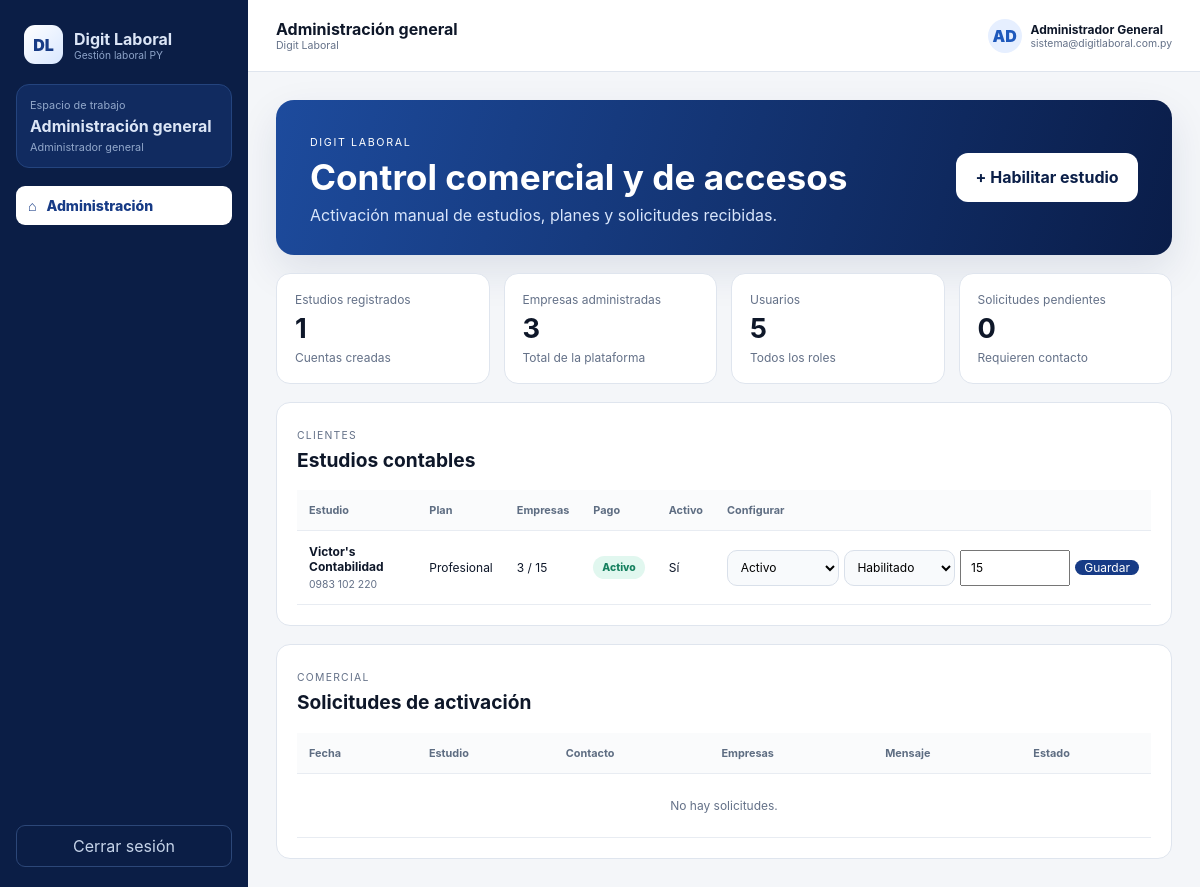
The page /admin (signed in) on the database its author committed.
### app/models.py (models this page shows)
class User(Base):
    __tablename__ = "users"
    id: Mapped[int] = mapped_column(primary_key=True)
    studio_id: Mapped[Optional[int]] = mapped_column(ForeignKey("studios.id"), nullable=True, index=True)
    company_id: Mapped[Optional[int]] = mapped_column(ForeignKey("companies.id"), nullable=True, index=True)
    full_name: Mapped[str] = mapped_column(String(160))
    email: Mapped[str] = mapped_column(String(180), unique=True, index=True)
    password_hash: Mapped[str] = mapped_column(String(300))
    role: Mapped[str] = mapped_column(String(40), default="auxiliar")
    active: Mapped[bool] = mapped_column(Boolean, default=True)
    must_change_password: Mapped[bool] = mapped_column(Boolean, default=True)
    last_login_at: Mapped[Optional[datetime]] = mapped_column(DateTime, nullable=True)
    created_at: Mapped[datetime] = mapped_column(DateTime, default=lambda: datetime.now(UTC))
    studio: Mapped[Optional[Studio]] = relationship(back_populates="users")
    company: Mapped[Optional["Company"]] = relationship(back_populates="users")

class Studio(Base):
    __tablename__ = "studios"
    id: Mapped[int] = mapped_column(primary_key=True)
    name: Mapped[str] = mapped_column(String(180), unique=True)
    ruc: Mapped[str] = mapped_column(String(40), default="")
    phone: Mapped[str] = mapped_column(String(60), default="")
    plan_name: Mapped[str] = mapped_column(String(80), default="Profesional")
    company_limit: Mapped[int] = mapped_column(Integer, default=15)
    active: Mapped[bool] = mapped_column(Boolean, default=True)
    payment_status: Mapped[str] = mapped_column(String(30), default="Activo")
    next_payment_at: Mapped[Optional[date]] = mapped_column(Date, nullable=True)
    created_at: Mapped[datetime] = mapped_column(DateTime, default=lambda: datetime.now(UTC))
    users: Mapped[list["User"]] = relationship(back_populates="studio")
    companies: Mapped[list["Company"]] = relationship(back_populates="studio", cascade="all, delete-orphan")

### app/main.py (the view)
@app.get("/admin", response_class=HTMLResponse)
def admin_dashboard(request: Request, user: User = Depends(require_roles("superadmin")), db: Session = Depends(get_db)):
    studios = list(db.scalars(select(Studio).order_by(Studio.created_at.desc())))
    requests_list = list(db.scalars(select(ActivationRequest).order_by(ActivationRequest.created_at.desc())))
    total_companies = db.scalar(select(func.count(Company.id))) or 0
    total_users = db.scalar(select(func.count(User.id))) or 0
    return render(request, "admin.html", db, user, studios=studios, requests_list=requests_list, total_companies=total_companies, total_users=total_users)

### app/templates/admin.html (shortened to what this page needs)
{% extends "base.html" %}
{% block page_name %}Administración general{% endblock %}
{% block content %}
<section class="control-hero"><div><span>DIGIT LABORAL</span><h1>Control comercial y de accesos</h1><p>Activación manual de estudios, planes y solicitudes recibidas.</p></div><button class="btn light-button" type="button" data-modal-open="studioModal">+ Habilitar estudio</button></section>
<section class="metrics-grid"><article><span>Estudios registrados</span><b>{{ studios|length }}</b><small>Cuentas creadas</small></article><article><span>Empresas administradas</span><b>{{ total_companies }}</b><small>Total de la plataforma</small></article><article><span>Usuarios</span><b>{{ total_users }}</b><small>Todos los roles</small></article><article><span>Solicitudes pendientes</span><b>{{ requests_list|selectattr('status','equalto','Pendiente')|list|length }}</b><small>Requieren contacto</small></article></section>
<section class="panel table-panel"><div class="panel-head"><div><span>CLIENTES</span><h2>Estudios contables</h2></div></div><div class="table-wrap"><table><thead><tr><th>Estudio</th><th>Plan</th><th>Empresas</th><th>Pago</th><th>Activo</th><th>Configurar</th></tr></thead><tbody>{% for item in studios %}<tr><td><b>{{ item.name }}</b><small class="table-sub">{{ item.phone or 'Sin teléfono' }}</small></td><td>{{ item.plan_name }}</td><td>{{ item.companies|length }} / {{ item.company_limit }}</td><td><span class="status-pill {{ item.payment_status|lower }}">{{ item.payment_status }}</span></td><td>{{ 'Sí' if item.active else 'No' }}</td><td><form method="post" action="/admin/studios/{{ item.id }}/status" class="status-form"><select name="payment_status"><option {{ 'selected' if item.payment_status == 'Activo' }}>Activo</option><option {{ 'selected' if item.payment_status == 'Pendiente' }}>Pendiente</option><option {{ 'selected' if item.payment_status == 'Suspendido' }}>Suspendido</option></select><select name="active"><option value="true" {{ 'selected' if item.active }}>Habilitado</option><option value="false" {{ 'selected' if not item.active }}>Deshabilitado</option></select><input class="small-number" type="number" name="company_limit" value="{{ item.company_limit }}" min="1"><button>Guardar</button></form></td></tr>{% else %}<tr><td colspan="6" class="empty-state">No hay estudios.</td></tr>{% endfor %}</tbody></table></div></section>
<section class="panel table-panel"><div class="panel-head"><div><span>COMERCIAL</span><h2>Solicitudes de activación</h2></div></div><div class="table-wrap"><table><thead><tr><th>Fecha</th><th>Estudio</th><th>Contacto</th><th>Empresas</th><th>Mensaje</th><th>Estado</th></tr></thead><tbody>{% for item in requests_list %}<tr><td>{{ item.created_at|fecha }}</td><td><b>{{ item.studio_name }}</b></td><td>{{ item.contact_name }}<small class="table-sub">{{ item.email }} · {{ item.phone }}</small></td><td>{{ item.estimated_companies }}</td><td>{{ item.message or '—' }}</td><td><form method="post" action="/admin/activation/{{ item.id }}/status" class="status-form"><select name="status"><option {{ 'selected' if item.status == 'Pendiente' }}>Pendiente</option><option {{ 'selected' if item.status == 'Contactado' }}>Contactado</option><option {{ 'selected' if item.status == 'Aprobado' }}>Aprobado</option><option {{ 'selected' if item.status == 'Rechazado' }}>Rechazado</option></select><button>Guardar</button></form></td></tr>{% else %}<tr><td colspan="6" class="empty-state">No hay solicitudes.</td></tr>{% endfor %}</tbody></table></div></section>
{% endblock %}

### app/templates/base.html (shortened to what this page needs)
<!doctype html>
<html lang="es">
<head>
  <link rel="stylesheet" href="{{ url_for('static', path='app.css') }}">
</head>
<body class="{% if user %}app-body{% else %}public-body{% endif %}">
{% if user %}
  <aside class="sidebar" id="sidebar">
    <a class="brand" href="{{ '/admin' if user.role == 'superadmin' else '/app' }}">
      <span class="brand-mark">DL</span>
      <span><strong>Digit Laboral</strong><small>Gestión laboral PY</small></span>
    </a>
    <div class="workspace-card">
      <span>Espacio de trabajo</span>
      <strong>{% if user.role == 'superadmin' %}Administración general{% elif studio %}{{ studio.name }}{% else %}Empresa vinculada{% endif %}</strong>
      <small>{{ user.role|replace('superadmin','Administrador general')|capitalize }}</small>
    </div>
    <nav class="side-nav">
      {% if user.role == 'superadmin' %}
        <a class="{{ 'active' if active_path.startswith('/admin') else '' }}" href="/admin"><span>⌂</span>Administración</a>
      {% endif %}
    </nav>
    <div class="sidebar-bottom">
      <form method="post" action="/logout"><button class="logout-btn" type="submit">Cerrar sesión</button></form>
    </div>
  </aside>
  <div class="app-shell">
    <header class="topbar">
      <div class="topbar-title"><strong>{% block page_name %}Panel{% endblock %}</strong><small>Digit Laboral</small></div>
      <div class="top-actions">
        <div class="user-chip"><span class="avatar">{{ user.full_name[:2]|upper }}</span><span><b>{{ user.full_name }}</b><small>{{ user.email }}</small></span></div>
      </div>
    </header>
    <main class="main-content">{% block content %}{% endblock %}</main>
  </div>
{% else %}
  {% block public_content %}{% endblock %}
{% endif %}
</body>
</html>

### rows shown on the page
User: role "Administrador general", full_name "AD", full_name "Administrador General", email "sistema@digitlaboral.com.py"
Studio: name "Victor's Contabilidad", phone "0983 102 220", plan_name "Profesional", companies|length "3", company_limit "15", payment_status "Activo", active "Sí"

### other values the page prints
{{ studios|length }} "1"
{{ total_companies }} "3"
{{ total_users }} "5"
{{ requests_list|selectattr('status','equalto','Pendiente')|list|length }} "0"
